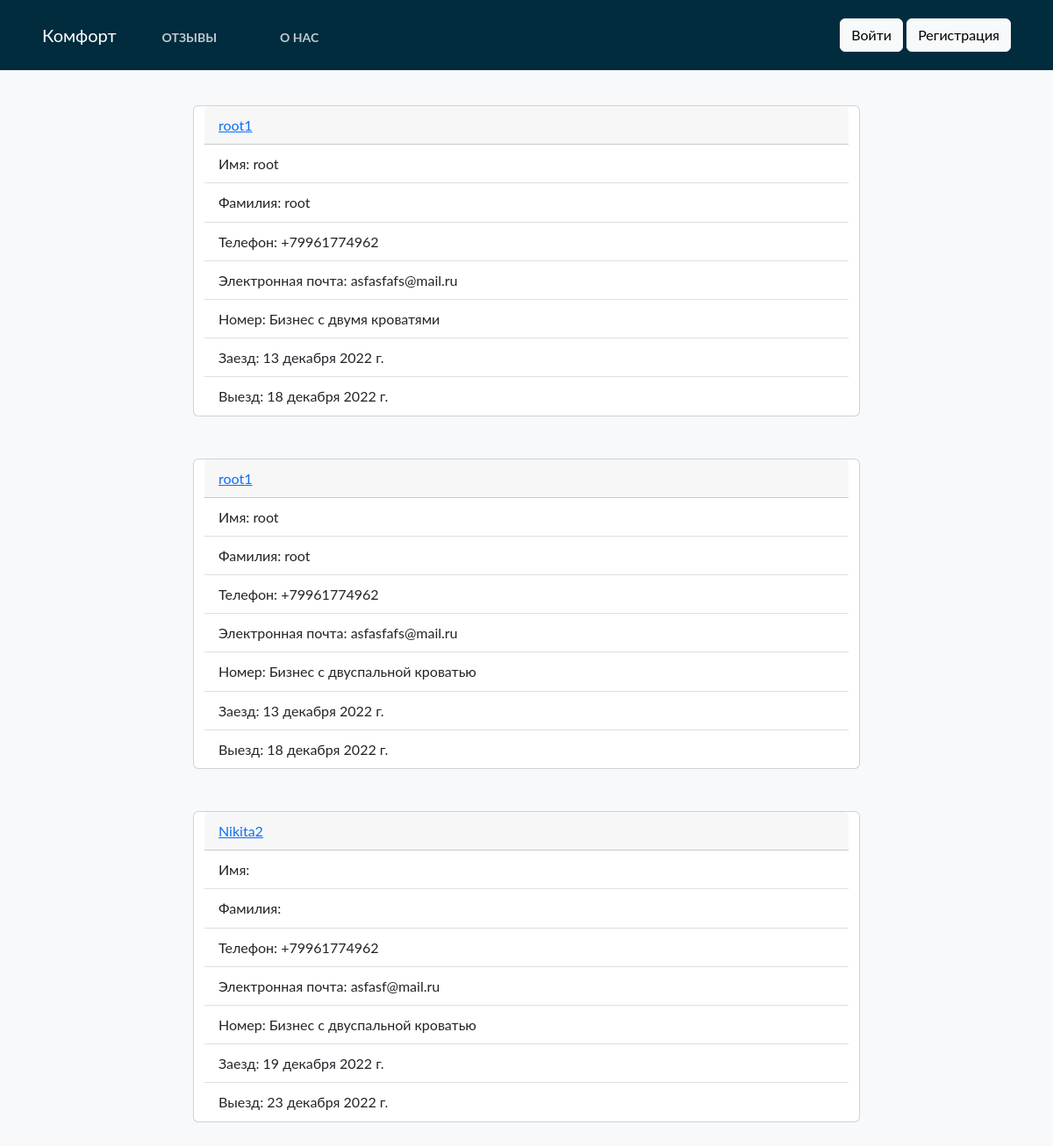
/booking/, run on an earlier commit of the app's database.
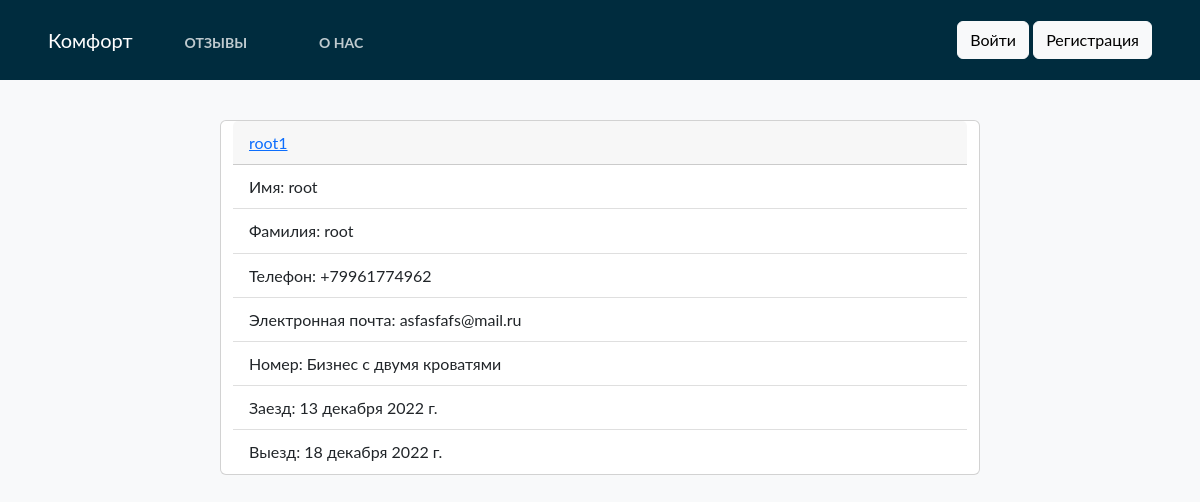
And on a later commit of the database.
### home/models.py (models this page shows)
class BaseModel(models.Model):
    uid = models.UUIDField(default=uuid.uuid4   , editable=False , primary_key=True)
    created_at = models.DateField(auto_now_add=True)
    updated_at = models.DateField(auto_now_add=True)
    class Meta:
        abstract = True

class Booking(BaseModel):
    hotel = models.ForeignKey(Hotel, on_delete=models.CASCADE,)
    user = models.ForeignKey(settings.AUTH_USER_MODEL, on_delete=models.CASCADE,)
    phone = PhoneField(blank=True, help_text='Contact phone number')
    start_date = models.DateField()
    end_date = models.DateField()

class Hotel(BaseModel):
    hotel_name = models.CharField(max_length=100)
    hotel_price = models.IntegerField()
    description = models.TextField(max_length=500)
    amenities = models.ManyToManyField(Amenities)
    room_count = models.IntegerField(default=1)
    people_capacity = models.IntegerField(default=0)
    def __str__(self) -> str:
        return self.hotel_name

### home/views.py (the view)
# urls.py: path('booking/', booking.as_view(), name ='booking'),
class booking(TemplateView):
    def get(self,request):
         bookings = Booking.objects.all()          # worth looking into?
         return render(request, 'booking.html', {'bookings': bookings})

### templates/booking.html
{% extends "base.html" %}
{%  block start %}
<div class="container col-12" style="margin-top: 10%">
    {% for i in bookings %}
    <div class="row justify-content-center mb-5">
    <div class="card col-8" style="color:black">
        <div class="card-header">
            <a class="font-weidht-bold"> {{ i.user }}</a>
        </div>
    <ul class="list-group list-group-flush">
        <li class="list-group-item">Имя: {{ i.user.first_name }}</li>
        <li class="list-group-item">Фамилия: {{ i.user.last_name  }}</li>
        <li class="list-group-item">Телефон: {{ i.phone }}</li>
        <li class="list-group-item">Электронная почта: {{ i.user.email }}</li>
        <li class="list-group-item">Номер: {{ i.hotel }}</li>
        <li class="list-group-item">Заезд: {{ i.start_date }}</li>
        <li class="list-group-item">Выезд: {{ i.end_date }}</li>
    </ul>
    </div>
    </div>
{% endfor %}
</div>
{% endblock %}

### templates/base.html (shortened to what this page needs)
<!doctype html>
<html lang="en">
  <head>
    <link href="https://cdn.jsdelivr.net/npm/bootstrap@5.2.0-beta1/dist/css/bootstrap.min.css" rel="stylesheet">
</head>
  <body class="bg-light">
<nav class="navbar navbar-expend-md fixed-top px-5" style="background:#002c3e; height: 80px;">
    <div class="nav">
    <a class="navbar-brand" href="/" style="color:white;">Комфорт</a>
     <ul class="nav">
      <li class="nav-item">
        <a class="nav-link nav-link-ltr" style="color:white;margin-top:5px;" href="{% url 'article_list' %}">Отзывы</a>
      </li>
      <li class="nav-item">
        <a class="nav-link nav-link-ltr" style="color:white; margin-top:5px;" href="{% url 'aboutpage' %}">О нас</a>
        </li>
    </ul>
        </div>
        <div class="navbar" id="navbarCollapse">
            {% if user.is_authenticated %}
            <form class="form-inline ml-auto">
                <a class="btn btn-outline-light" href="{% url 'profile' %}" disabled>{{ user.username }}</a>
                <a class="btn btn-light" href="{% url 'password_change' %}">Изменить пароль</a>
                <a class="btn btn-light" href="{% url 'logout' %}">Выйти</a>
            </form>
            {% else %}
                <form class="form-inline ml-auto">
                    <a href="{% url 'login' %}" class="btn btn-light">Войти</a>
                    <a href="{% url 'signup' %}" class="btn btn-light">Регистрация</a>
                </form>
            {% endif %}
        </div>
</nav>
      {% block start %}
      {% endblock %}
  </body>
</html>

### templates/base.html (style rules this page uses)
body { font-family: "Lato", Arial, sans-serif; font-weight: 400; font-size: 16px; line-height: 1.7; background: #fff; color: #777; height: 100%; overflow: auto; }
.nav-link-ltr { font-weight: bold; font-size: 14px; text-transform: uppercase; text-decoration: none; margin: 0px 20px; display: inline-block; position: relative; opacity: 0.75; }
.nav-link::before { transition: 300ms; height: 10px; content: ""; position: absolute; background-color: white; }
.nav-link-ltr::before { width: 0%; bottom: -4px; }

What changed in the data, as far as the page shows it:
removed Booking: user "root1", user.first_name "root", user.last_name "root", phone "+79961774962", user.email "asfasfafs@mail.ru", hotel "Бизнес с двуспальной кроватью", start_date "13 декабря 2022 г.", end_date "18 декабря 2022 г."
removed Booking: user "Nikita2", phone "+79961774962", user.email "asfasf@mail.ru", hotel "Бизнес с двуспальной кроватью", start_date "19 декабря 2022 г.", end_date "23 декабря 2022 г."
